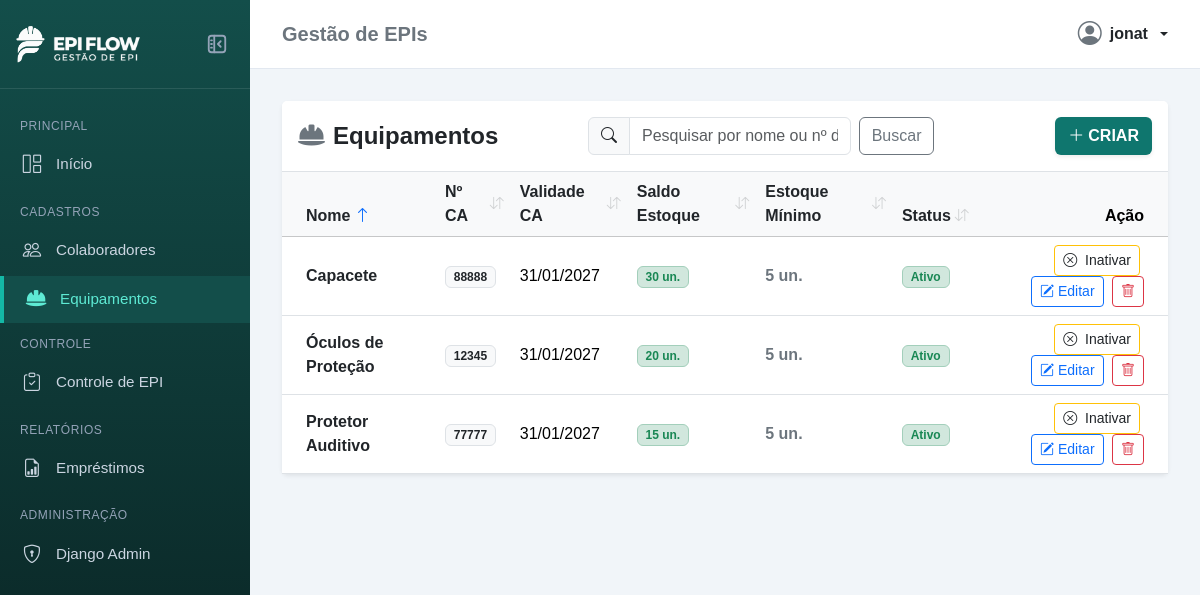
Page /epis/ (signed in) on the earlier database version.
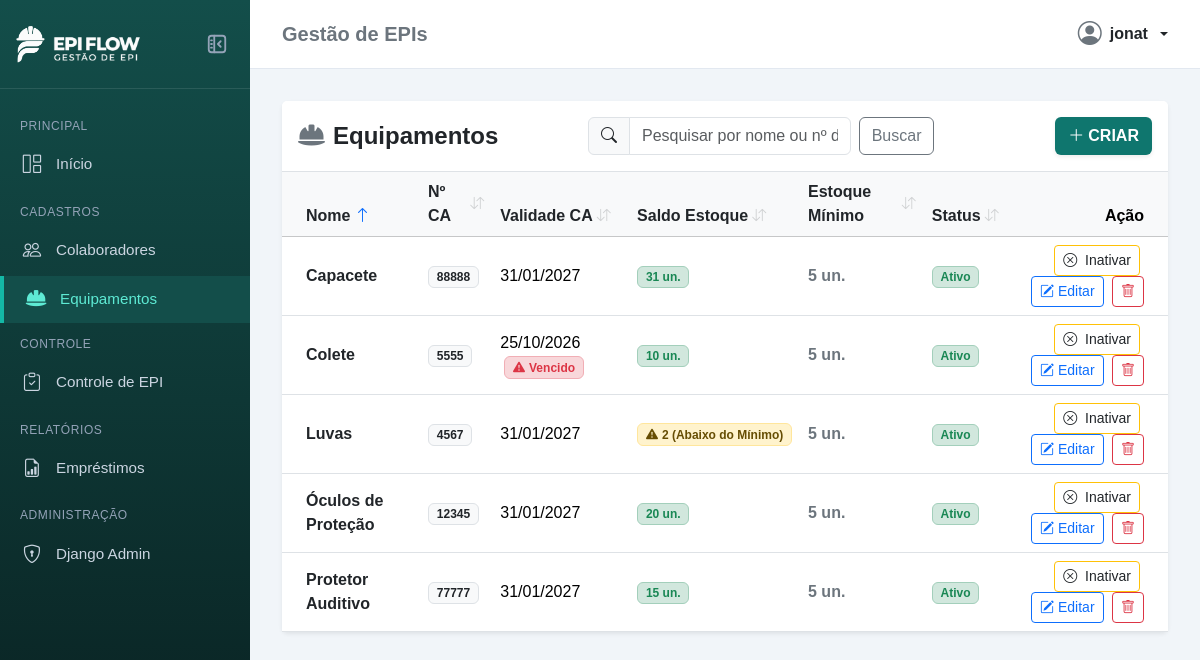
Same page on the later database version.
### apps/epis/models.py (models this page shows, shortened)
class Equipamento(models.Model):
    nome = models.CharField(max_length=100)
    ca_numero = models.CharField(max_length=30)
    validade_ca = models.DateField()
    saldo_estoque = models.IntegerField(default=0)
    estoque_minimo = models.IntegerField(default=5)
    ativo = models.BooleanField(default=True)
    @property
    def ca_vencido(self):
        from django.utils import timezone
        if self.validade_ca:
            return self.validade_ca < timezone.now().date()
        return False

### apps/epis/views.py (the view)
# urls.py: path('', views.listar_equipamentos, name='listar'),
def listar_equipamentos(request):
    termo_busca = request.GET.get('busca', '').strip()
    campo_ordenacao = request.GET.get('campo', 'nome')
    direcao_ordenacao = request.GET.get('direcao', 'asc')
    todos = list(Equipamento.objects.all())
    if termo_busca:
        termo_normalizado = remover_acentos(termo_busca)
        equipamentos = [
            e for e in todos
            if termo_normalizado in remover_acentos(e.nome)
            or termo_normalizado in remover_acentos(e.ca_numero)
        ]
    else:
        equipamentos = todos
    equipamentos = aplicar_ordenacao_equipamentos(equipamentos, campo_ordenacao, direcao_ordenacao)
    return render(request, 'epis/listar.html', {
        'equipamentos': equipamentos,
        'termo_busca': termo_busca,
        'campo_ordenacao': campo_ordenacao,
        'direcao_ordenacao': direcao_ordenacao,
    })

### apps/epis/views.py (called while the page is built, shortened)
def remover_acentos(texto):
    if not texto:
        return ''
    return ''.join(
        c for c in unicodedata.normalize('NFD', str(texto))
        if unicodedata.category(c) != 'Mn'
    ).lower()

def aplicar_ordenacao_equipamentos(equipamentos, campo, direcao):
    reverse = (direcao == 'desc')
    if campo == 'nome':
        return sorted(equipamentos, key=lambda x: remover_acentos(x.nome), reverse=reverse)
    elif campo == 'saldo_estoque':
        return sorted(equipamentos, key=lambda x: x.saldo_estoque or 0, reverse=reverse)
    elif campo == 'estoque_minimo':
        return sorted(equipamentos, key=lambda x: x.estoque_minimo or 0, reverse=reverse)
    elif campo == 'status':
        return sorted(equipamentos, key=lambda x: 'Ativo' if x.ativo else 'Inativo', reverse=reverse)
    else:
        return sorted(equipamentos, key=lambda x: remover_acentos(x.nome), reverse=False)

### templates/epis/listar.html (shortened to what the changed rows need)
{% extends 'base.html' %}
{% block content %}
<div class="card shadow-sm border-0">
    <div class="card-body p-0">
        {% if equipamentos %}
        <div class="table-responsive">
            <table class="table table-hover align-middle mb-0">
                <thead class="table-light">
                    <tr>
                        <th class="ps-4">
                            <a href="?busca={{ termo_busca }}&campo=nome&direcao={% if campo_ordenacao == 'nome' and direcao_ordenacao == 'asc' %}desc{% else %}asc{% endif %}"
                                class="text-dark text-decoration-none d-inline-flex align-items-center gap-1"
                                title="Clique para ordenar por Nome">
                                <span>Nome</span>
                                {% if campo_ordenacao == 'nome' %}
                                {% if direcao_ordenacao == 'asc' %}
                                <i class="bi bi-arrow-up text-primary fw-bold" title="Crescente (A-Z)"></i>
                                {% else %}
                                <i class="bi bi-arrow-down text-primary fw-bold" title="Decrescente (Z-A)"></i>
                                {% endif %}
                                {% else %}
                                <i class="bi bi-arrow-down-up text-muted opacity-25 small"></i>
                                {% endif %}
                            </a>
                        </th>
                        <th>
                            <a href="?busca={{ termo_busca }}&campo=ca_numero&direcao={% if campo_ordenacao == 'ca_numero' and direcao_ordenacao == 'asc' %}desc{% else %}asc{% endif %}"
                                class="text-dark text-decoration-none d-inline-flex align-items-center gap-1"
                                title="Clique para ordenar por Nº CA">
                                <span>Nº CA</span>
                                {% if campo_ordenacao == 'ca_numero' %}
                                {% if direcao_ordenacao == 'asc' %}
                                <i class="bi bi-arrow-up text-primary fw-bold" title="Crescente"></i>
                                {% else %}
                                <i class="bi bi-arrow-down text-primary fw-bold" title="Decrescente"></i>
                                {% endif %}
                                {% else %}
                                <i class="bi bi-arrow-down-up text-muted opacity-25 small"></i>
                                {% endif %}
                            </a>
                        </th>
                        <th>
                            <a href="?busca={{ termo_busca }}&campo=validade_ca&direcao={% if campo_ordenacao == 'validade_ca' and direcao_ordenacao == 'asc' %}desc{% else %}asc{% endif %}"
                                class="text-dark text-decoration-none d-inline-flex align-items-center gap-1"
                                title="Clique para ordenar por Validade CA">
                                <span>Validade CA</span>
                                {% if campo_ordenacao == 'validade_ca' %}
                                {% if direcao_ordenacao == 'asc' %}
                                <i class="bi bi-arrow-up text-primary fw-bold" title="Mais antigas primeiro"></i>
                                {% else %}
                                <i class="bi bi-arrow-down text-primary fw-bold" title="Mais recentes primeiro"></i>
                                {% endif %}
                                {% else %}
                                <i class="bi bi-arrow-down-up text-muted opacity-25 small"></i>
                                {% endif %}
                            </a>
                        </th>
                        <th>
                            <a href="?busca={{ termo_busca }}&campo=saldo_estoque&direcao={% if campo_ordenacao == 'saldo_estoque' and direcao_ordenacao == 'asc' %}desc{% else %}asc{% endif %}"
                                class="text-dark text-decoration-none d-inline-flex align-items-center gap-1"
                                title="Clique para ordenar por Saldo Estoque">
                                <span>Saldo Estoque</span>
                                {% if campo_ordenacao == 'saldo_estoque' %}
                                {% if direcao_ordenacao == 'asc' %}
                                <i class="bi bi-arrow-up text-primary fw-bold" title="Menor saldo primeiro"></i>
                                {% else %}
                                <i class="bi bi-arrow-down text-primary fw-bold" title="Maior saldo primeiro"></i>
                                {% endif %}
                                {% else %}
                                <i class="bi bi-arrow-down-up text-muted opacity-25 small"></i>
                                {% endif %}
                            </a>
                        </th>
                        <th>
                            <a href="?busca={{ termo_busca }}&campo=estoque_minimo&direcao={% if campo_ordenacao == 'estoque_minimo' and direcao_ordenacao == 'asc' %}desc{% else %}asc{% endif %}"
                                class="text-dark text-decoration-none d-inline-flex align-items-center gap-1"
                                title="Clique para ordenar por Estoque Mínimo">
                                <span>Estoque Mínimo</span>
                                {% if campo_ordenacao == 'estoque_minimo' %}
                                {% if direcao_ordenacao == 'asc' %}
                                <i class="bi bi-arrow-up text-primary fw-bold"
                                    title="Menor estoque mínimo primeiro"></i>
                                {% else %}
                                <i class="bi bi-arrow-down text-primary fw-bold"
                                    title="Maior estoque mínimo primeiro"></i>
                                {% endif %}
                                {% else %}
                                <i class="bi bi-arrow-down-up text-muted opacity-25 small"></i>
                                {% endif %}
                            </a>
                        </th>
                        <th>
                            <a href="?busca={{ termo_busca }}&campo=status&direcao={% if campo_ordenacao == 'status' and direcao_ordenacao == 'asc' %}desc{% else %}asc{% endif %}"
                                class="text-dark text-decoration-none d-inline-flex align-items-center gap-1"
                                title="Clique para ordenar por Status">
                                <span>Status</span>
                                {% if campo_ordenacao == 'status' %}
                                {% if direcao_ordenacao == 'asc' %}
                                <i class="bi bi-arrow-up text-primary fw-bold" title="Crescente (Ativo primeiro)"></i>
                                {% else %}
                                <i class="bi bi-arrow-down text-primary fw-bold"
                                    title="Decrescente (Inativo primeiro)"></i>
                                {% endif %}
                                {% else %}
                                <i class="bi bi-arrow-down-up text-muted opacity-25 small"></i>
                                {% endif %}
                            </a>
                        </th>
                        {% if perms.epis.change_equipamento or perms.epis.delete_equipamento %}
                        <th class="text-end pe-4">Ação</th>
                        {% endif %}
                    </tr>
                </thead>
                <tbody>
                    {% for equip in equipamentos %}
                    <tr class="{% if not equip.ativo %}table-light opacity-75{% endif %}">
                        <td class="ps-4 fw-semibold text-dark">{{ equip.nome }}</td>
                        <td><span class="badge bg-light text-dark border">{{ equip.ca_numero }}</span></td>
                        <td>
                            {{ equip.validade_ca|date:"d/m/Y" }}
                            {% if equip.ca_vencido %}
                            <span class="badge bg-danger-subtle text-danger border border-danger-subtle ms-1"
                                title="Certificado de Aprovação Vencido">
                                <i class="bi bi-exclamation-triangle-fill me-1"></i>Vencido
                            </span>
                            {% endif %}
                        </td>
                        <td>
                            {% if equip.saldo_estoque <= 0 %} <span
                                class="badge bg-danger-subtle text-danger border border-danger-subtle fw-semibold"
                                title="Estoque esgotado!">
                                <i class="bi bi-x-circle me-1"></i>0 (Esgotado)
                                </span>
                                {% elif equip.saldo_estoque <= equip.estoque_minimo %} <span
                                    class="badge bg-warning-subtle text-warning-emphasis border border-warning-subtle fw-semibold"
                                    title="Saldo atingiu o estoque mínimo de reposição!">
                                    <i class="bi bi-exclamation-triangle-fill me-1"></i>{{ equip.saldo_estoque }}
                                    (Abaixo do Mínimo)
                                    </span>
                                    {% else %}
                                    <span
                                        class="badge bg-success-subtle text-success border border-success-subtle fw-semibold">
                                        {{ equip.saldo_estoque }} un.
                                    </span>
                                    {% endif %}
                        </td>
                        <td>
                            <span class="text-secondary fw-semibold">{{ equip.estoque_minimo }} un.</span>
                        </td>
                        <td>
                            {% if equip.ativo %}
                            <span class="badge bg-success-subtle text-success border border-success-subtle">Ativo</span>
                            {% else %}
                            <span
                                class="badge bg-secondary-subtle text-secondary border border-secondary-subtle">Inativo</span>
                            {% endif %}
                        </td>
                        {% if perms.epis.change_equipamento or perms.epis.delete_equipamento %}
                        <td class="text-end pe-4">
                            {% if perms.epis.change_equipamento %}
                            <a href="{% url 'epis:alternar_status' equip.id %}"
                                class="btn btn-sm {% if equip.ativo %}btn-outline-warning text-dark{% else %}btn-outline-success{% endif %} me-1"
                                title="{% if equip.ativo %}Inativar Equipamento{% else %}Ativar Equipamento{% endif %}">
                                <i
                                    class="bi {% if equip.ativo %}bi-x-circle{% else %}bi-check-circle{% endif %} me-1"></i>
                                {% if equip.ativo %}Inativar{% else %}Ativar{% endif %}
                            </a>
                            {% endif %}
                            {% if perms.epis.change_equipamento %}
                            <a href="{% url 'epis:editar' equip.id %}" class="btn btn-sm btn-outline-primary me-1">
                                <i class="bi bi-pencil-square me-1"></i>Editar
                            </a>
                            {% endif %}
                            {% if perms.epis.delete_equipamento %}
                            <button type="button" class="btn btn-sm btn-outline-danger" data-bs-toggle="modal"
                                data-bs-target="#modalExcluir" data-equip-id="{{ equip.id }}"
                                data-equip-nome="{{ equip.nome }}">
                                <i class="bi bi-trash"></i>
                            </button>
                            {% endif %}
                        </td>
                        {% endif %}
                    </tr>
                    {% endfor %}
                </tbody>
            </table>
        </div>
        {% endif %}
    </div>
</div>
{% endblock %}

Differences in the rows shown:
changed Equipamento "Capacete": saldo_estoque "30" → "31"
added Equipamento: nome "Colete", ca_numero "5555", validade_ca "25/10/2026", shows "Vencido", saldo_estoque "10", estoque_minimo "5", ativo "Ativo"
added Equipamento: nome "Luvas", ca_numero "4567", validade_ca "31/01/2027", saldo_estoque "2", estoque_minimo "5", ativo "Ativo"
